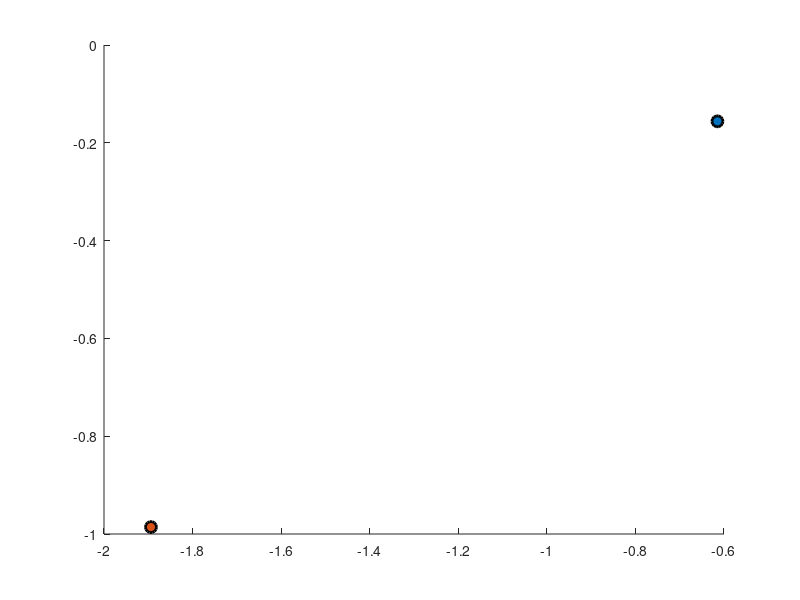

Source code (MATLAB): (Note: this script raises an error after producing the figure.)
u=randn(1,2);
v=randn(1,2);


n=100; k=2; L=2;


figure; % Create a new figure
hold on; % Hold the plot
ii=1; nter=L;
% Determine the color for the start markers
start_u_color = [0.8500, 0.3250, 0.0980]; % red for w
start_v_color = [0, 0.4470, 0.7410]; % Blue for w'

% Plot starting points
start_u = plot(u(1), u(2), 'o', 'MarkerSize',8, 'MarkerFaceColor', start_u_color, 'MarkerEdgeColor', 'k', 'LineWidth', 2, 'DisplayName', '$x''_0$ Start'); % Plot v1 start marker
start_v = plot(v(1), v(2), 'o', 'MarkerSize',8, 'MarkerFaceColor', start_v_color, 'MarkerEdgeColor', 'k', 'LineWidth', 2, 'DisplayName', '$x_0$ Start'); % Plot v2 start marker

% Create variables to store old values
old_u = u;
old_v = v;
dis=acos(dot(u, v) / (norm(u) * norm(v))) / pi;
distpoint=[];



% entanglement take place here
% we apply encoding directly on u and v for each encoding time step

while ii<nter
    % Encoding for u
    [reduced_codeword1, reduced_matrix] = Encoding(u', n, k);
    fu1 = reduced_codeword1';
    u = fu1;u=u/norm(u); u=softmax(u);

    
    % Encoding for v
    reduced_codeword2 = reduced_matrix * (v');
    fu2 = reduced_codeword2';
    v = fu2; v=v/norm(v); v=softmax(v);

    ii = ii + 1;


    % Plot updated vectors
    % Draw lines from old points to new points
    line([old_u(1), u(1)], [old_u(2), u(2)], 'Color', start_u_color, 'LineWidth', 1);
    line([old_v(1), v(1)], [old_v(2), v(2)], 'Color', start_v_color, 'LineWidth', 1);

    % Store current points as old points for the next iteration

        % Add arrows to represent trajectory
    quiver(old_u(1), old_u(2), u(1)-old_u(1), u(2)-old_u(2), 'Color', start_u_color, 'LineWidth', 1, 'MaxHeadSize', 0.2);
    quiver(old_v(1), old_v(2), v(1)-old_v(1), v(2)-old_v(2), 'Color', start_v_color, 'LineWidth', 1, 'MaxHeadSize', 0.2);
    
        
    old_u = u;
    old_v = v;
end


grid on; % Turn the grid on
xlabel('${i}_{L}$', 'Interpreter', 'latex');
ylabel('${j}_{L}$', 'Interpreter', 'latex');
%      zlabel('$\hat{k}_{L}$', 'Interpreter', 'latex');

% Dummy lines for legend
dummy_u = line([NaN], [NaN], 'Color', start_u_color, 'LineWidth', 1, 'DisplayName', '$x''_{\ell}$ Path');
dummy_v = line([NaN], [NaN], 'Color', start_v_color, 'LineWidth', 1, 'DisplayName', '$x_{\ell}$ Path');

% Plot end points
end_u = plot(u(1), u(2), 's', 'MarkerSize',14, 'MarkerFaceColor', start_u_color,'MarkerEdgeColor', 'k', 'LineWidth', 2, 'DisplayName', '$x''_L$  End'); % Plot v1 end as black square
end_v = plot(v(1), v(2), 's', 'MarkerSize',14, 'MarkerFaceColor', start_v_color, 'MarkerEdgeColor', 'k','LineWidth', 2, 'DisplayName', '$x_L$ End'); % Plot v2 end as black diamond

legend([start_u, start_v, dummy_u, dummy_v, end_u, end_v],'Interpreter', 'latex'); % This will automatically grab the 'DisplayName' properties of your plot objects

% After plotting all your data and before 'hold off'

% Set aspect ratio to 'manual'
axis equal;
hold off; % Release the plot






%
%
% function [yfil,frmat]=pfilter2(x,n,t)
% k=length(x);
%
% rmat=randn(n,k);
% y=rmat*x;
% absy=abs(y);
% [sorted_data, sortedindex ]= sort(absy, 'ascend');
% topindex=(sortedindex(1:t));
% frmat=rmat(topindex,:);
% yfil=y(topindex);
%
% end










function [yfil,frmat]=Encoding(x,n,t)
k=length(x);

rmat=randn(n,k);
% rmat=orth(rmat);
y=rmat*x;
absy=abs(y);
[sorted_data, sortedindex ]= sort(absy, 'descend');
topindex=(sortedindex(1:t));
frmat=rmat(topindex,:);

yfil=y(topindex);

end





function [targetVec, vecs] = generateVectorsLessThan90Degrees(m)
targetVec = randn(1, 2);  % Generate target vector
targetVec = targetVec / norm(targetVec);  % Normalize the vector

vecs = zeros(m, 2);  % Preallocate matrix for efficiency

for i = 1:m
    % Generate a random angle in radians less than 90 degrees
    angle = rand()*pi/2;
    % Create rotation matrix
    R = [cos(angle) -sin(angle); sin(angle) cos(angle)];
    % Rotate target vector
    rotatedVec = (R * targetVec')';
    % Store the rotated vector in the matrix
    vecs(i, :) = rotatedVec;
end


end


function [targetVec, vecs] = generateVectorsMoreThan90Degrees(m)
targetVec = randn(1, 2);  % Generate target vector
targetVec = targetVec / norm(targetVec);  % Normalize the vector

vecs = zeros(m, 2);  % Preallocate matrix for efficiency

for i = 1:m
    % Generate a random angle in radians more than 90 degrees but less than 180 degrees
    angle = pi/2 + rand()*pi/2;
    % Create rotation matrix
    R = [cos(angle) -sin(angle); sin(angle) cos(angle)];
    % Rotate target vector
    rotatedVec = (R * targetVec')';
    % Store the rotated vector in the matrix
    vecs(i, :) = rotatedVec;
end

end

function y = relu(x)
    y = max(0, x);
end


function y = leaky_relu(x, alpha)
    y = max(alpha * x, x);
end




function y = tanh(x)
    y = (exp(x) - exp(-x)) ./ (exp(x) + exp(-x));
end


function y = softmax(x)
    exps = exp(x);
    y = exps ./ sum(exps);
end
